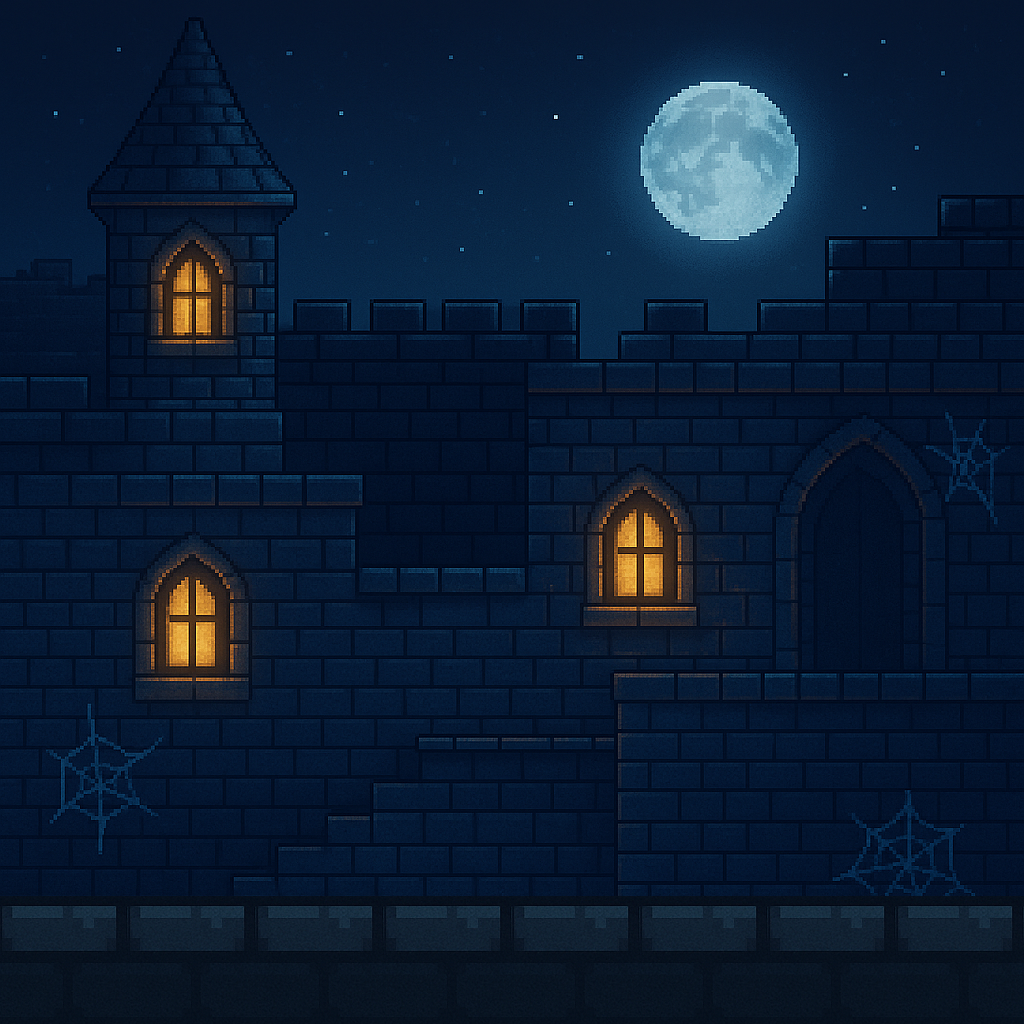

A level layout from a 2D game, rendered from its tile map. Below: a short description, then the map file with its tile-grid data intact:
An orthogonal 32x32 tile map with 32x32 px tiles, 1 tile layer (ground), 1 image layer and 2 objects (PlayerStart, NextMap).

<map version="1.10" tiledversion="1.11.2" orientation="orthogonal" renderorder="right-down" width="32" height="32" tilewidth="32" tileheight="32" infinite="0" nextlayerid="5" nextobjectid="9">
 <tileset firstgid="1" source="../assets/tiles/tmw_nightCastle_spacing.tsx" />
 <imagelayer id="3" name="BackGround">
  <image source="../assets/background/nightCastle.png" width="1024" height="1024" />
 </imagelayer>
 <layer id="1" name="ground" width="32" height="32">
  <data encoding="csv">
0,0,0,0,0,0,0,0,0,0,0,0,0,0,0,0,0,0,0,0,0,0,0,0,0,0,0,0,0,0,0,0,
0,0,0,0,0,0,0,0,0,0,0,0,0,0,0,0,0,0,0,0,0,0,0,0,0,0,0,0,0,0,0,0,
0,0,0,0,0,0,0,0,0,0,0,0,0,0,0,0,0,0,0,0,0,0,0,0,0,0,0,0,0,0,0,0,
0,0,0,0,0,0,0,0,0,0,0,0,0,0,0,0,0,0,0,0,0,0,0,0,0,0,0,0,0,0,0,0,
0,0,0,0,0,0,0,0,0,0,0,0,0,0,0,0,0,0,0,0,0,0,0,0,0,0,0,0,0,0,0,0,
0,0,0,0,0,0,0,0,0,0,0,0,0,0,0,0,0,0,0,0,0,0,0,0,0,0,0,0,0,0,0,0,
0,0,0,0,0,0,0,0,0,0,0,0,0,0,0,0,0,0,0,0,0,0,0,0,0,0,0,0,0,0,0,0,
0,0,0,0,0,0,0,0,0,0,0,0,0,0,0,0,0,0,0,0,0,0,0,0,0,0,0,0,0,0,0,0,
0,0,0,0,0,0,0,0,0,0,0,0,0,0,0,0,0,0,0,0,0,0,0,0,0,0,0,0,0,0,0,0,
0,0,0,0,0,0,0,0,0,0,0,0,0,0,0,0,0,0,0,0,0,0,0,0,0,0,0,0,0,0,0,0,
0,0,0,0,0,0,0,0,0,0,0,0,0,0,0,0,0,0,0,0,0,0,0,0,0,0,0,0,0,0,0,0,
0,0,0,0,0,0,0,0,0,0,0,0,0,0,0,0,0,0,0,0,0,0,0,0,0,0,0,0,0,0,0,0,
0,0,0,0,0,0,0,0,0,0,0,0,0,0,0,0,0,0,0,0,0,0,0,0,0,0,0,0,0,0,0,0,
0,0,0,0,0,0,0,0,0,0,0,0,0,0,0,0,0,0,0,0,0,0,0,0,0,0,0,0,0,0,0,0,
0,0,0,0,0,0,0,0,0,0,0,0,0,0,0,0,0,0,0,0,0,0,0,0,0,0,0,0,0,0,0,0,
0,0,0,0,0,0,0,0,0,0,0,0,0,0,0,0,0,0,0,0,0,0,0,0,0,0,0,0,0,0,0,0,
0,0,0,0,0,0,0,0,0,0,0,0,0,0,0,0,0,0,0,0,0,0,0,0,0,0,0,0,0,0,0,0,
0,0,0,0,0,0,0,0,0,0,0,0,0,0,0,0,0,0,0,0,0,0,0,0,0,0,0,0,0,0,0,0,
0,0,0,0,0,0,0,0,0,0,0,0,0,0,0,0,0,0,0,0,0,0,0,0,0,0,0,0,0,0,0,0,
0,0,0,0,0,0,0,0,0,0,0,0,0,0,0,0,0,0,0,0,0,0,0,0,0,0,0,0,0,0,0,0,
0,0,0,0,0,0,0,0,0,0,0,0,0,0,0,0,0,0,0,0,0,0,0,0,0,0,0,0,0,0,0,0,
0,0,0,0,0,0,0,0,0,0,0,0,0,0,0,0,0,0,0,0,0,0,0,0,0,0,0,0,0,0,0,0,
0,0,0,0,0,0,0,0,0,0,0,0,0,0,0,0,0,0,0,0,0,0,0,0,0,0,0,0,0,0,0,0,
0,0,0,0,0,0,0,0,0,0,0,0,0,0,0,0,0,0,0,0,0,0,0,0,0,0,0,0,0,0,0,0,
0,0,0,0,0,0,0,0,0,0,0,0,0,0,0,0,0,0,0,0,0,0,0,0,0,0,0,0,0,0,0,0,
0,0,0,0,0,0,0,0,0,0,0,0,0,0,0,0,0,0,0,0,0,0,0,0,0,0,0,0,0,0,0,0,
0,0,0,0,0,0,0,0,0,0,0,0,0,0,0,0,0,0,0,0,0,0,0,0,0,0,0,0,0,0,0,0,
0,0,0,0,0,0,0,0,0,0,0,0,0,0,0,0,0,0,0,0,0,0,0,0,0,0,0,0,0,0,0,0,
1253,1254,1255,1256,1253,1254,1255,1256,1253,1254,1255,1256,1253,1254,1255,1256,1253,1254,1255,1256,1253,1254,1255,1256,1253,1254,1255,1256,1253,1254,1255,1256,
1299,1300,1301,1302,1299,1300,1301,1302,1299,1300,1301,1302,1299,1300,1301,1302,1299,1300,1301,1302,1299,1300,1301,1302,1299,1300,1301,1302,1299,1300,1301,1302,
1345,1346,1347,1348,1345,1346,1347,1348,1345,1346,1347,1348,1345,1346,1347,1348,1345,1346,1347,1348,1345,1346,1347,1348,1345,1346,1347,1348,1345,1346,1347,1348,
1391,1392,1393,1394,1391,1392,1393,1394,1391,1392,1393,1394,1391,1392,1393,1394,1391,1392,1393,1394,1391,1392,1393,1394,1391,1392,1393,1394,1391,1392,1393,1394
</data>
 </layer>
 <objectgroup id="2" name="PlayerStart">
  <object id="1" name="PlayerStart" x="100" y="800" />
 </objectgroup>
 <objectgroup id="4" name="Triggers">
  <object id="6" name="NextMap" x="1020" y="600" width="4" height="300">
   <properties>
    <property name="target" value="map2" />
   </properties>
  </object>
 </objectgroup>
</map>